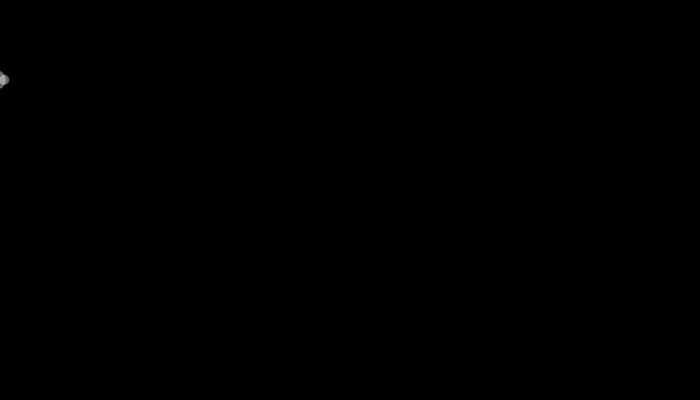
Frame 1 (no input)
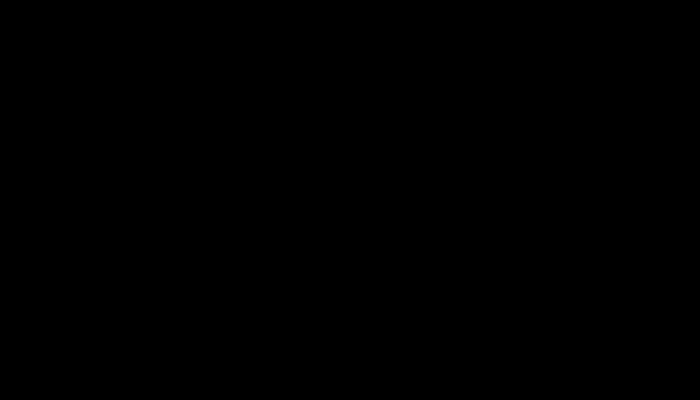
Frame 60 (the mouse pressed at the canvas centre just before this capture)
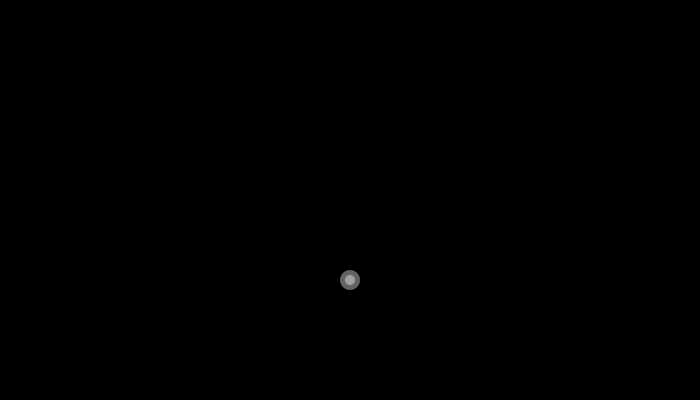
Frame 120 (the mouse held since frame 60 and released just before this capture)

The Processing sketch that drew these frames (run headless with seeded random() and noise(); from frame 60 on, the mouse is pressed at the canvas centre):

// Processing sketch: processing_35789
// ── processing_35789.pde

void setup()
{
  size(700,400);
  background(0);
  noStroke();
  smooth();
}

float x1,y1,rad1;
int deg = 0;
float x2,y2,rad2;
int deg2 = 0;


void draw()
{

  background(0);
 
  deg=deg+3;
  rad1=(PI/180)*deg;
  x1=sin(rad1)*80+(mouseX); //x1=trigfunction(radians)*xradius+centerxvalue
  y1=cos(rad1)*80+(mouseY);
  
  fill(255,100);
    ellipse(x1,y1,10,10);
    
    
      deg2=deg2-3;
rad2=(PI/180)*deg2;
  x2=sin(rad2)*80+(mouseX); //x1=trigfunction(radians)*xradius+centerxvalue
  y2=cos(rad2)*80+(mouseY);
  
  fill(255,100);
    ellipse(x2,y2,20,20);
}
